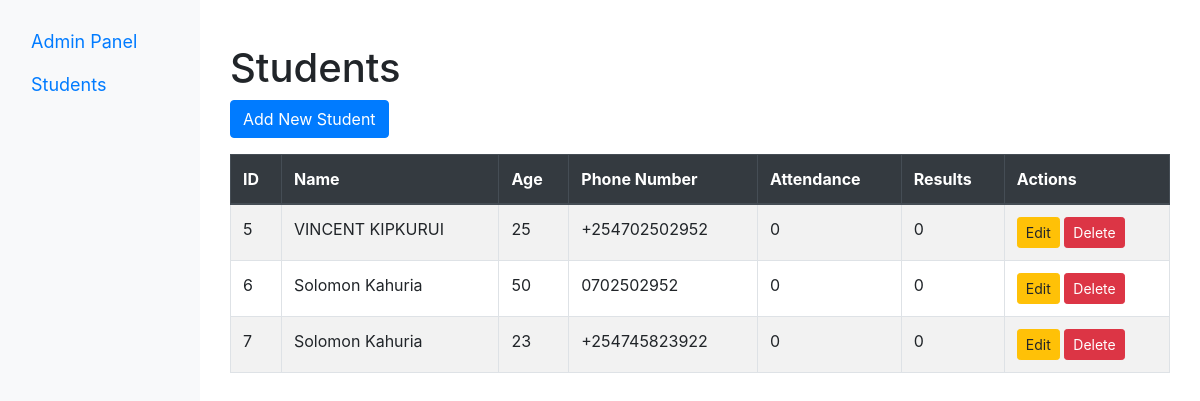
/admin (signed in), run on an earlier commit of the app's database.
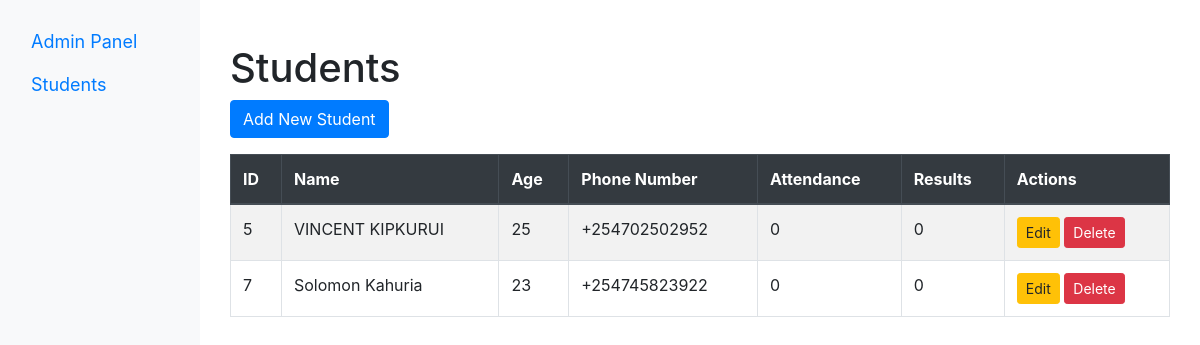
And on a later commit of the database.
### tables this page shows
CREATE TABLE `users` (
  `id` int(11) NOT NULL,
  `name` varchar(50) NOT NULL,
  `age` varchar(11) NOT NULL,
  `results` int(11) NOT NULL DEFAULT 0,
  `attendance` int(11) NOT NULL DEFAULT 0,
  `phone_number` varchar(15) NOT NULL,
  `email` varchar(100) NOT NULL,
  `password` varchar(10) NOT NULL
);

### admin/index.php (the view, shortened to what this page needs)
<!DOCTYPE html>
<html lang="en">
<head>
    <link rel="stylesheet" href="https://stackpath.bootstrapcdn.com/bootstrap/4.3.1/css/bootstrap.min.css">
</head>
<body>
<div class="container-fluid">
    <div class="row">
        <nav class="col-md-2 d-none d-md-block bg-light sidenav">
            <a class="navbar-brand" href="#">Admin Panel</a>
            <a class="nav-link" href="admin_panel.php">Students</a>
        </nav>
        <main role="main" class="col-md-10 ml-sm-auto">
            <div class="container mt-4">
                <h1>Students</h1>
                <button type="button" class="btn btn-primary" data-toggle="modal" data-target="#addStudentModal">
                    Add New Student
                </button>
                <table class="table table-bordered table-striped mt-3">
                    <thead class="thead-dark">
                    <tr>
                        <th>ID</th>
                        <th>Name</th>
                        <th>Age</th>
                        <th>Phone Number</th>
                        <th>Attendance</th>
                        <th>Results</th>
                        <th>Actions</th>
                    </tr>
                    </thead>
                    <tbody>
                    <?php
                    $conn = connectToDatabase();
                    $sql = "SELECT * FROM users";
                    $result = $conn->query($sql);
                    $students = $result->fetch_all(MYSQLI_ASSOC);
                    foreach ($students as $student):
                        ?>
                        <tr>
                            <td><?php echo $student['id']; ?></td>
                            <td><?php echo $student['name']; ?></td>
                            <td><?php echo $student['age']; ?></td>
                            <td><?php echo $student['phone_number']; ?></td>
                            <td><?php echo $student['attendance']; ?></td>
                            <td><?php echo $student['results']; ?></td>
                            <td>
                                <button class="btn btn-warning btn-sm"
                                        onclick="editStudentModal(<?php echo $student['id']; ?>)">Edit
                                </button>
                                <button class="btn btn-danger btn-sm"
                                        onclick="deleteStudent(<?php echo $student['id']; ?>)">Delete
                                </button>
                            </td>
                        </tr>
                    <?php endforeach; ?>
                    </tbody>
                </table>
            </div>
        </main>
    </div>
</div>
</body>
</html>

What changed in the data, as far as the page shows it:
removed users: id "6", name "Solomon Kahuria", age "50", phone_number "0702502952", attendance "0", results "0"
